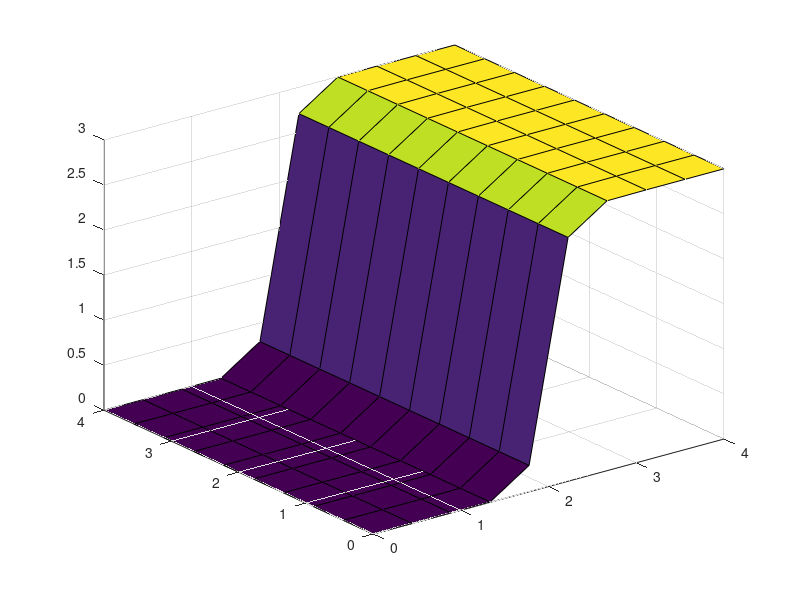

Source code (MATLAB): (Note: this script raises an error after producing the figure.)
close all
clear;
for i = 1:5
    a(i) = 1/i*randn;
end
n = 10;
b1 = 0;
b2 = 4;
x = b1:(b2-b1)/(n-1):b2;
range = x;
x = kron([ones(1,length(x)); zeros(1,length(x))],x) + ...
        kron(x,flipud([ones(1,length(x)); zeros(1,length(x))]));
f = zeros(1,length(x));


for i = 1:length(a)
   %f = f + a(i)*cos(i*x); 
end

%for sigmoid
f = 3./(1+exp(-10*(x(1,:)-2)));
%f = f - x; % and ramp

%for double parab
%f(1:round(end/2)-1) = -(x(1:round(end/2)-1)-0.5).^2;
%f(round(end/2):end) = f(round(end/2):end) + 2*(x(round(end/2):end)-3).^2;
%f = smooth(f,3)';
%f with variable frequency
%f = sin(x.^2);


%add noise
snr = 0.10;
y = f + snr*randn(size(f));

%f(x > max(x)/2 + 0.5*r) = 3*snr*randn(size(f(x > max(x)/2 + 0.5*r)))...
                           % + f(x > max(x)/2 + 0.5*r);

%plot
h = surf(0:4/(n-1):4,0:4/(n-1):4,vec2mat(f,n));
alpha(0.3);
hold on
plot3(x(1,:),x(2,:),y,'x')

%splits 100 pts into m sections and does process, then compare to doing
%whole thing
pointsPerCluster = round(2*sqrt(length(x)));
pointsPerCluster = 20;
numCluster = 4^2;

%creates cluster centers
clusterCenter = b1:(b2-b1)/(round(numCluster^(1/size(x,1)))-1):b2;
if size(x,1) == 2
    clusterCenter = kron([ones(1,length(clusterCenter)); zeros(1,length(clusterCenter))],clusterCenter) + ...
        kron(clusterCenter,flipud([ones(1,length(clusterCenter)); zeros(1,length(clusterCenter))]));
elseif size(x,1) == 3
    clusterCenter = kron([ones(1,length(clusterCenter)); zeros(1,length(clusterCenter))],clusterCenter) + ...
        kron(clusterCenter,flipud([ones(1,length(clusterCenter)); zeros(1,length(clusterCenter))]));
    cc = b1:(b2-b1)/(round(numCluster^(1/size(x,1)))-1):b2;
    
    clusterCenter = kron(ones(1,numCluster^(1/size(x,1))),[clusterCenter; zeros(1,length(clusterCenter))]) + ...
        kron(cc,flipud([ones(1,length(clusterCenter)); zeros(2,length(clusterCenter))]));
end
%clusterDist = norm(clusterCenter(:,1) - clusterCenter(:,2));
clusterDist = 1.5;
tic
for partition = 1:numCluster
    fprintf('Partition %d \n', partition);
    clear xtrunc ytrunc Syu Suu
    

    xmean = clusterCenter(:,partition);
    xtrunc = [];
    ytrunc = [];
    for j = 1:length(y)
        if norm(x(:,j) - xmean) < clusterDist
            xtrunc = [xtrunc, x(:,j)];
            ytrunc = [ytrunc, y(:,j)];
        end
    end
    
    if partition >1
        [param] = minLG(xtrunc,ytrunc,[paramHist(partition-1,:)]*0.9,1000,1);
    else
        [param] = minLG(xtrunc,ytrunc,[1 0.1],1000,1);
    end
    
    A = param(1);
    s = param(2);
    for i = 1:length(xtrunc)
        for j = 1:length(xtrunc)
           Suu(i,j) = kernel(x(:,i),x(:,j),[param(1) param(2)]);
        end
    end
    for i = 1:length(xtrunc)
        for j = 1:length(xtrunc)
           Syu(i,j) = kernel(x(:,i),x(:,j),[param(1) 0]); 
        end
    end
    yhat = Syu*Suu^-1*ytrunc';
    sigmax = Syu - Syu*Suu^-1 * Syu';
    sxx = diag(sigmax);
    %errorbar(xtrunc,yhat,0.5*sxx.^0.5,'g')
    paramHist(partition,:) = param;
    xmeanHist(:,partition) = xmean;
end
toc
%fit function with gp
tic
[paramStat] = minLG(x, y,[1 0.2],1000,1);
toc
%%
clear Suu Syu Syy
for i = 1:length(x)
    for j = 1:length(x)
       Suu(i,j) = kernel(x(i),x(j),[paramStat(1) paramStat(2)]);
    end
end
for i = 1:length(x)
    for j = 1:length(x)
       Syu(i,j) = kernel(x(i),x(j),[paramStat(1) 0]); 
    end
end
yhat = Syu*Suu^-1*y';
sigmax = Suu - Syu*Suu^-1 * Syu';
sxx = diag(sigmax);
%errorbar(x,yhat,0.5*sxx.^0.5,'r')
paramHist = abs(paramHist)
param = abs(paramStat)
A = paramStat(1);
figure
hold on
plot3(xmeanHist(1,:),xmeanHist(2,:),paramHist(:,1),'g x')
plot3(xmeanHist(1,:),xmeanHist(2,:),ones(1,numCluster)*A,'r x')



%fit gp to length scale func
[paramGPL] = minLG(xmeanHist,paramHist(:,1)',[1 1 0.2],1000,1);
[paramGPSNR] = minLG(xmeanHist,paramHist(:,2)',[1 1 0.2],1000,1);
clear Syu Suu Syy

%create more points to plot
gpLx = x;
for i = 1:length(xmeanHist)
    for j = 1:length(xmeanHist)
       Suu(i,j) = kernel(xmeanHist(:,i),xmeanHist(:,j),[paramGPL(1) paramGPL(2) paramGPL(3)]);
    end
end
for i = 1:length(gpLx)
    for j = 1:length(xmeanHist)
       Syu(i,j) = kernel(gpLx(:,i),xmeanHist(:,j),[paramGPL(1) paramGPL(2) 0]); 
    end
end
for i = 1:length(gpLx)
    for j = 1:length(gpLx)
       Syy(i,j) = kernel(gpLx(:,i),gpLx(:,j),[paramGPL(1) paramGPL(2) paramGPL(3)]); 
    end
end

gpLy = Syu*Suu^-1*paramHist(:,1);
sigmax = Syy - Syu*Suu^-1 * Syu';
sxx = diag(sigmax);
surf(range,range,vec2mat(gpLy,n));
alpha(0.3);
%errorbar(gpLx,gpLy,0.5*sxx.^0.5,'g')

%plot inverse

%figure 
%hold on
%plot(xmeanHist,1./abs(paramHist(:,1)),'g x')
%plot(xmeanHist,ones(1,numCluster-1)/A,'r')

sxx = diag(sigmax);
%errorbar(gpLx,1./abs(gpLy),sxx.^0.5,'g')


% fits data with length scale dependent on x

figure
%plot
h = surf(0:4/(n-1):4,0:4/(n-1):4,vec2mat(f,n));
alpha(0.3);
hold on
plot3(x(1,:),x(2,:),y,'x')
clear Syu Suu Syy

%plot stationary guess
for i = 1:length(x)
    for j = 1:length(x)
       Suu(i,j) = kernel(x(:,i),x(:,j),[paramStat(1) paramStat(2)]);
    end
end
for i = 1:length(x)
    for j = 1:length(x)
       Syu(i,j) = kernel(x(:,i),x(:,j),[paramStat(1) 0]); 
    end
end
for i = 1:length(x)
    for j = 1:length(x)
       Syy(i,j) = kernel(x(:,i),x(:,j),[paramStat(1) paramStat(2)]); 
    end
end
yhat = Syu*Suu^-1*y';
sigmax = Syy - Syu*Suu^-1 * Syu';
sxx = diag(sigmax);
%plot
surf(range,range,vec2mat(yhat,n));
set(h,'FaceColor',[1 0 1])
alpha(0.3);

%RMSE error
RMSE_STAT = sqrt(sum((yhat'-f).^2));
%plot nonstationary guess

%Gp guess of length parameter
clear Syu Suu Syy
for i = 1:length(xmeanHist)
    for j = 1:length(xmeanHist)
       Suu(i,j) = kernel(xmeanHist(:,i),xmeanHist(:,j),[paramGPL(1) paramGPL(2) paramGPL(3)]);
    end
end
for i = 1:length(x)
    for j = 1:length(xmeanHist)
       Syu(i,j) = kernel(x(:,i),xmeanHist(j),[paramGPL(1) paramGPL(2) 0]); 
    end
end
s = Syu*Suu^-1*paramHist(:,1);
%s = s+mean(s); %bias tends to help
for i = 1:length(s)
    if s(i) < 0.01
        s(i) = 0.01;
    end
end



%Gp guess of SNR
clear Syu Suu Syy
for i = 1:length(xmeanHist)
    for j = 1:length(xmeanHist)
       Suu(i,j) = kernel(xmeanHist(:,i),xmeanHist(:,j),[paramGPSNR(1) paramGPSNR(2) paramGPSNR(3)]);
    end
end
for i = 1:length(x)
    for j = 1:length(xmeanHist)
       Syu(i,j) = kernel(x(:,i),xmeanHist(:,j),[paramGPSNR(1) paramGPSNR(2) 0]); 
    end
end
sSNR = Syu*Suu^-1*paramHist(:,2);


%fitting data
%s values blow
clear Syu Suu Syy
for i = 1:length(x)
    for j = 1:length(x)
       Suu(i,j) = kernelNonStat(x(:,i),x(:,j),x,s(i),s(j),mean(paramHist(:,2)) );
    end
end
for i = 1:length(x)
    for j = 1:length(x)
       Syu(i,j) = kernelNonStat(x(:,i),x(:,j),x,s(i),s(j),0 );
       if isreal(Syu(i,j)) == 0
           return;
       end
    end
end
Syy = Suu;
yhat = Syu*Suu^-1*y';
sigmax = Syy - Syu*Suu^-1 * Syu';
sxx = diag(sigmax);
h = surf(range,range,vec2mat(yhat,n));
set(h,'FaceColor',[0 1 0])
alpha(0.3);

%MSE error
RMSE_NONSTAT = sqrt(sum((yhat'-f).^2))
RMSE_STAT



%plotting more data
%{
xPlot = [-1:0.05:-0.05 , x, 4.05:0.05:5];
%Gp guess of length parameter
clear Syu Suu Syy
for i = 1:length(xmeanHist)
    for j = 1:length(xmeanHist)
       Suu(i,j) = kernel(xmeanHist(i),xmeanHist(j),[paramGPL(1) paramGPL(2) paramGPL(3)]);
    end
end
for i = 1:length(xPlot)
    for j = 1:length(xmeanHist)
       Syu(i,j) = kernel(xPlot(i),xmeanHist(j),[paramGPL(1) paramGPL(2) 0]); 
    end
end
sPlot = Syu*Suu^-1*paramHist(:,1);
sPlot = sPlot+1/2*mean(s);


clear Suu Syu Syy
for i = 1:length(x)
    for j = 1:length(x)
       Suu(i,j) = kernelNonStat(x(i),x(j),xPlot,sPlot,mean(paramHist(:,2)) );
    end
end
for i = 1:length(xPlot)
    for j = 1:length(x)
       Syu(i,j) = kernelNonStat(xPlot(i),x(j),xPlot,sPlot,0 );
       if isreal(Syu(i,j)) == 0
           return;
       end
    end
end

yhat = Syu*Suu^-1*y';
plot(xPlot,yhat,'g')
%}

